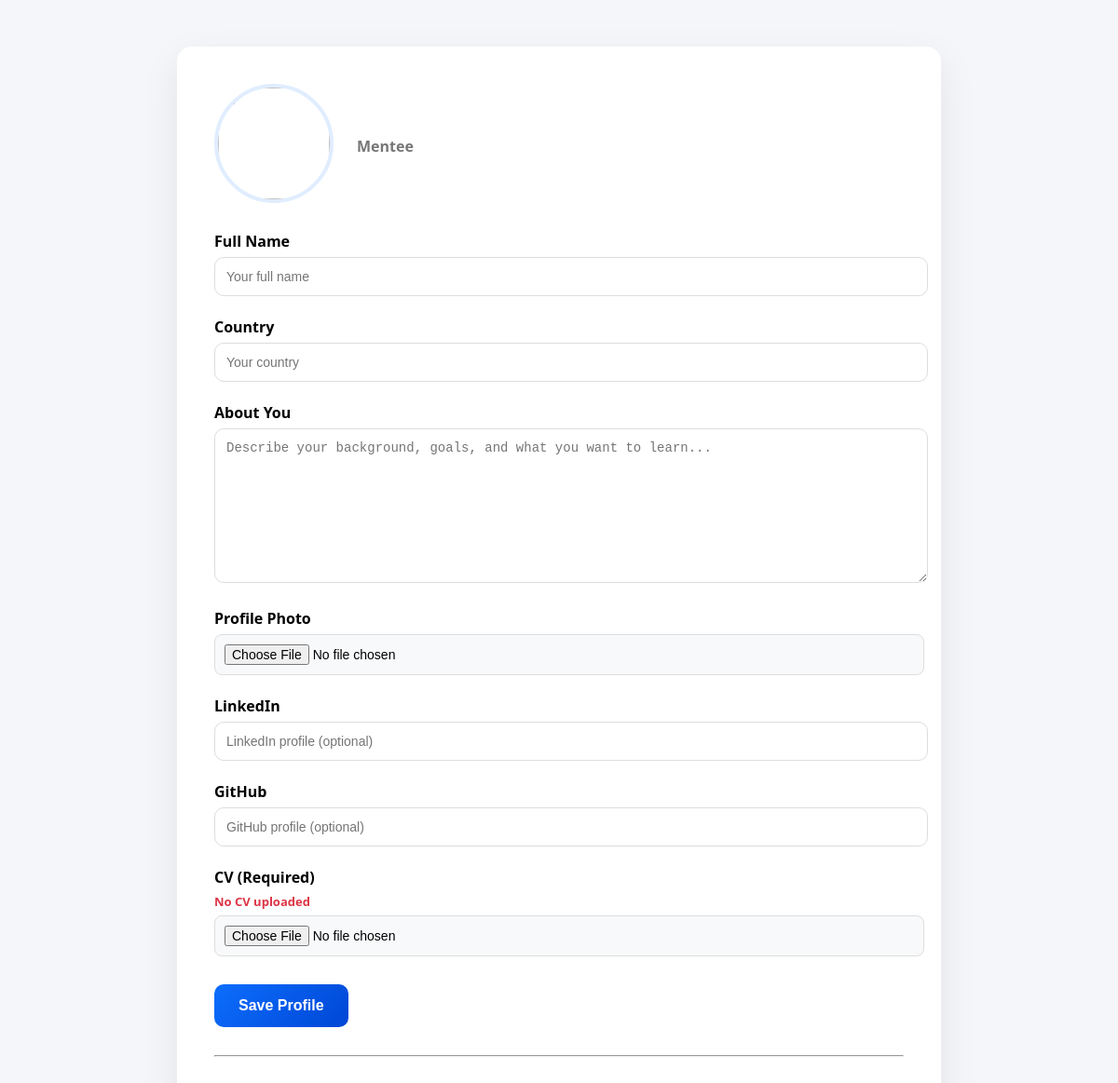
The page /mentee/profile/ (signed in) on the database as committed earlier.
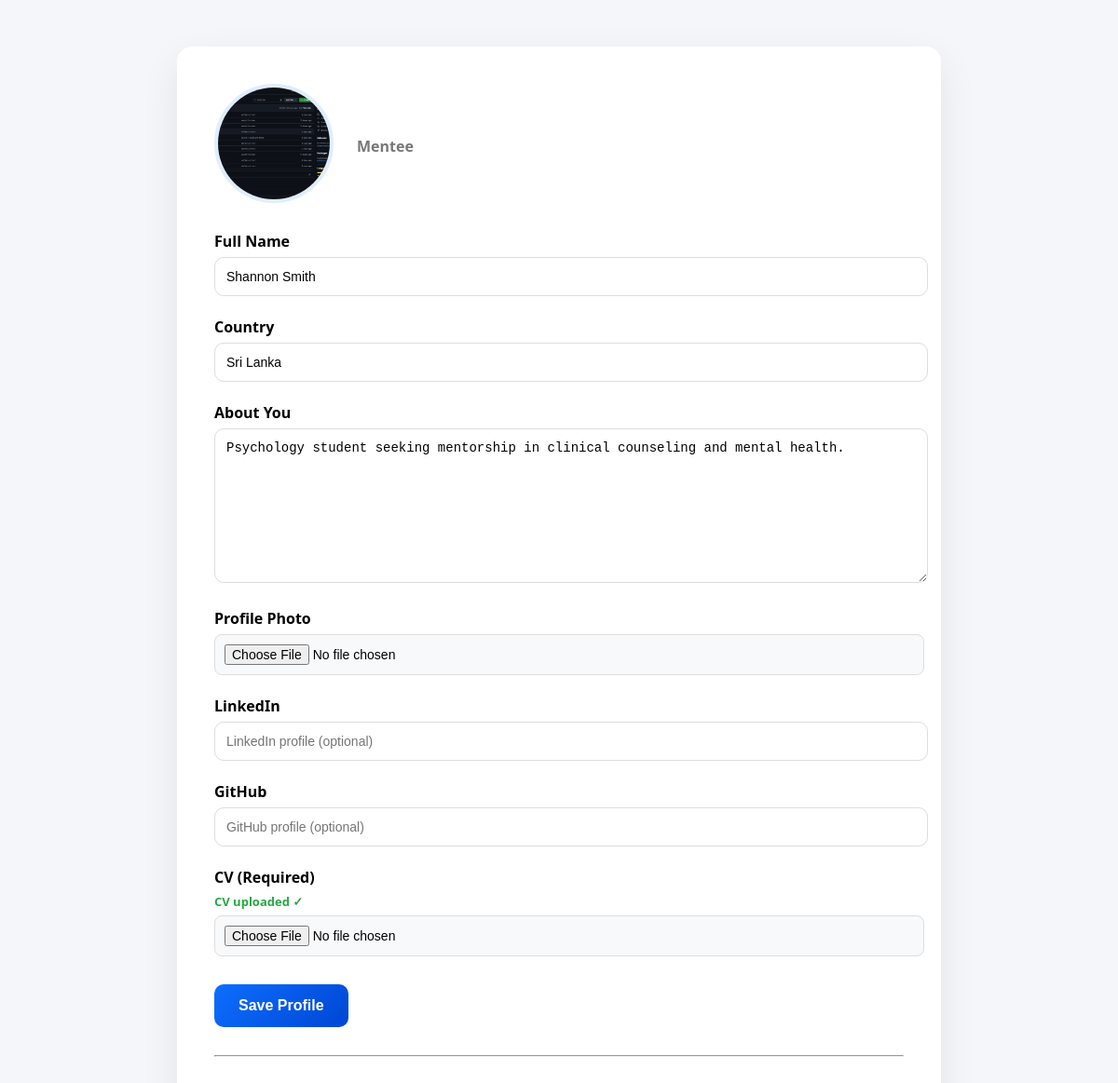
The same page on the database as committed later.
### core/models.py (models this page shows, shortened)
class Mentee(models.Model):
    user = models.OneToOneField(User, on_delete=models.CASCADE, related_name="mentee")
    name = models.CharField(max_length=120)
    country = models.CharField(max_length=80)
    profile_text = models.TextField()
    embedding = models.JSONField(null=True, blank=True)
    linkedin = models.URLField(blank=True, null=True)
    github = models.URLField(blank=True, null=True)
    cv = models.FileField(upload_to="cvs/")   # REQUIRED
    profile_image = models.ImageField(upload_to="profiles/", blank=True, null=True)

### core/views.py (the view)
# urls.py: path("mentee/profile/", mentee_profile, name="mentee_profile"),
@login_required(login_url="/login/")
def mentee_profile(request):
    mentee, _ = Mentee.objects.get_or_create(user=request.user)
    if request.method == "POST":
        form = MenteeProfileForm(request.POST, request.FILES, instance=mentee)
        if form.is_valid():
            form.save()
            return redirect("/mentee/dashboard/")
    else:
        form = MenteeProfileForm(instance=mentee)
    return render(request, "mentee_profile.html", {"form": form})

### core/forms.py
class MenteeProfileForm(forms.ModelForm):
    class Meta:
        model = Mentee
        fields = [
            "name",
            "country",
            "profile_text",
            "profile_image",
            "linkedin",
            "github",
            "cv",
        ]
        widgets = {
            "name": forms.TextInput(attrs={
                "placeholder": "Your full name"
            }),
            "country": forms.TextInput(attrs={
                "placeholder": "Your country"
            }),
            "profile_text": forms.Textarea(attrs={
                "placeholder": "Describe your background, goals, and what you want to learn...",
                "rows": 6
            }),
            "profile_image": forms.FileInput(attrs={
                "class": "file-input"
            }),
            "cv": forms.FileInput(attrs={
                "class": "file-input"
            }),
            "linkedin": forms.URLInput(attrs={
                "placeholder": "LinkedIn profile (optional)"
            }),
            "github": forms.URLInput(attrs={
                "placeholder": "GitHub profile (optional)"
            }),
        }

### core/templates/mentee_profile.html (shortened to what this page needs)
{% load static %}
<!DOCTYPE html>
<html>
<head>
</head>
<body>
<div class="container">
<div class="card">
<div class="profile-header">
    {% if form.instance.profile_image %}
        <img src="{{ form.instance.profile_image.url }}">
    {% else %}
        <img src="{% static 'core/images/default-avatar.png' %}">
    {% endif %}
    <div>
        <p>Mentee</p>
    </div>
</div>
<form method="post" enctype="multipart/form-data">
    <label>Full Name</label>
    {{ form.name }}
    <label>Country</label>
    {{ form.country }}
    <label>About You</label>
    {{ form.profile_text }}
    <label>Profile Photo</label>
    {{ form.profile_image }}
    <label>LinkedIn</label>
    {{ form.linkedin }}
    <label>GitHub</label>
    {{ form.github }}
    <label>CV (Required)</label>
    {% if form.instance.cv %}
        <div class="cv-status cv-ok">CV uploaded ✓</div>
    {% else %}
        <div class="cv-status cv-missing">No CV uploaded</div>
    {% endif %}
    {{ form.cv }}
    <button>Save Profile</button>
    <hr style="margin:30px 0">
</form>
</div>
</div>
</body>
</html>

Rows that differ between the two databases and show on the page:
changed Mentee: instance.profile_image: picture added; name (not shown) → "Shannon Smith"; country (not shown) → "Sri Lanka"; profile_text (not shown) → "Psychology student seeking mentorship in clinical counseling and mental health."
Other text that changed with them:
text no longer shown: "No CV uploaded"
text now shown: "CV uploaded ✓"
